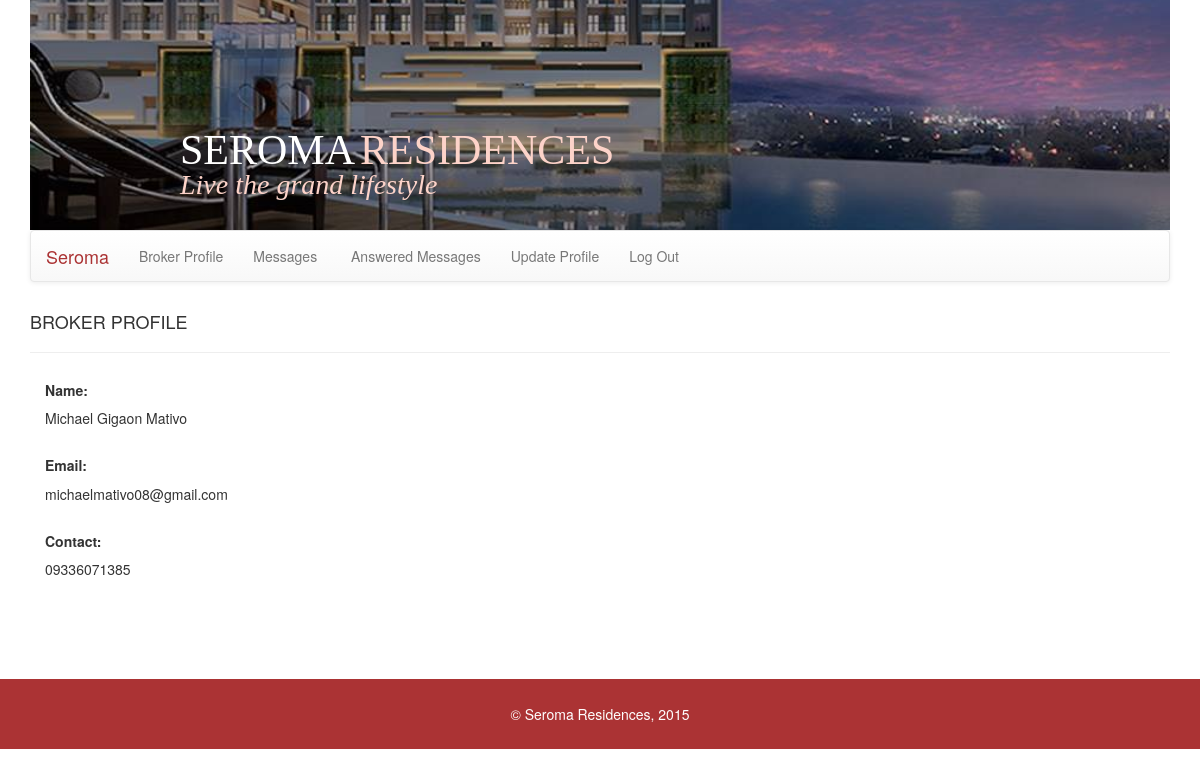
/broker (signed in), run on the app's committed database.
### tables this page shows
CREATE TABLE IF NOT EXISTS `users` (
`id` int(11) NOT NULL,
  `username` varchar(255) NOT NULL,
  `password` varchar(255) NOT NULL,
  `name` varchar(255) NOT NULL,
  `contact` varchar(255) NOT NULL,
  `email` varchar(255) NOT NULL,
  `status` smallint(6) NOT NULL
);

### db.php (called while the page is built, shortened)
<?php
	function site_db()
	{
		try
		{
			return new PDO('mysql:host=localhost;dbname=seroma','root','');
		}
		catch(PDOException $ex)
		{
			echo "Connection Error: ", $ex->getMessage();
		}
	}
	function view_broker_profile($userid)
	{
		$db = site_db();
		$sql = "select * from users where id = ?";
		$st = $db->prepare($sql);
		$st->execute(array($userid));
		$row = $st->fetch();
		return $row;
	}

### broker/broker.php (the view)
<?php
	$viewbrokerprofile = view_broker_profile($_SESSION['userid']);
?>
<!DOCTYPE html>
<head><title>Broker</title></head>
<html>
	<body>
		<h4>BROKER PROFILE</h4><hr/>
			<div class = "col-md-3">
				<div>
					<h5><b>Name:</b></h5>
					<?php echo htmlentities($viewbrokerprofile['name']);?>
				</div><br/>
				<div>
					<h5><b>Email:</b></h5>
					<?php echo htmlentities($viewbrokerprofile['email']);?>
				</div><br/>
				<div>
					<h5><b>Contact:</b></h5>
					<?php echo htmlentities($viewbrokerprofile['contact']);?>
				</div>
			</div>
	</body>
</html>

### data on the page
users: name "Michael Gigaon Mativo", email "michaelmativo08@gmail.com", contact "09336071385"
